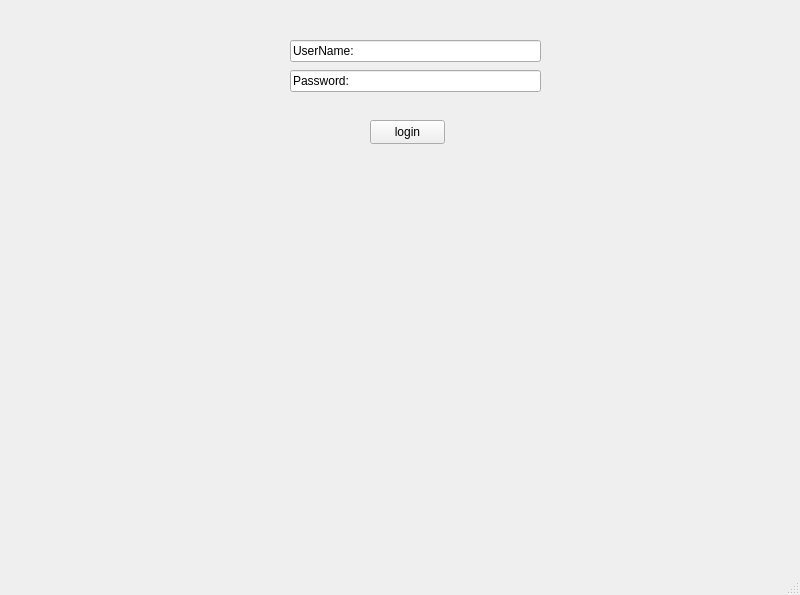
<?xml version="1.0" encoding="UTF-8"?>
<ui version="4.0">
 <class>MainWindow</class>
 <widget class="QMainWindow" name="MainWindow">
  <property name="geometry">
   <rect>
    <x>0</x>
    <y>0</y>
    <width>800</width>
    <height>595</height>
   </rect>
  </property>
  <property name="windowTitle">
   <string>MainWindow</string>
  </property>
  <widget class="QWidget" name="centralwidget">
   <widget class="QLineEdit" name="lineEdit">
    <property name="geometry">
     <rect>
      <x>290</x>
      <y>40</y>
      <width>251</width>
      <height>22</height>
     </rect>
    </property>
    <property name="text">
     <string>UserName:</string>
    </property>
   </widget>
   <widget class="QLineEdit" name="lineEdit_2">
    <property name="geometry">
     <rect>
      <x>290</x>
      <y>70</y>
      <width>251</width>
      <height>22</height>
     </rect>
    </property>
    <property name="text">
     <string>Password:</string>
    </property>
   </widget>
   <widget class="QPushButton" name="pushButton">
    <property name="geometry">
     <rect>
      <x>370</x>
      <y>120</y>
      <width>75</width>
      <height>24</height>
     </rect>
    </property>
    <property name="text">
     <string>login</string>
    </property>
   </widget>
  </widget>
  <widget class="QMenuBar" name="menubar">
   <property name="geometry">
    <rect>
     <x>0</x>
     <y>0</y>
     <width>800</width>
     <height>22</height>
    </rect>
   </property>
  </widget>
  <widget class="QStatusBar" name="statusbar"/>
 </widget>
 <resources/>
 <connections/>
</ui>
